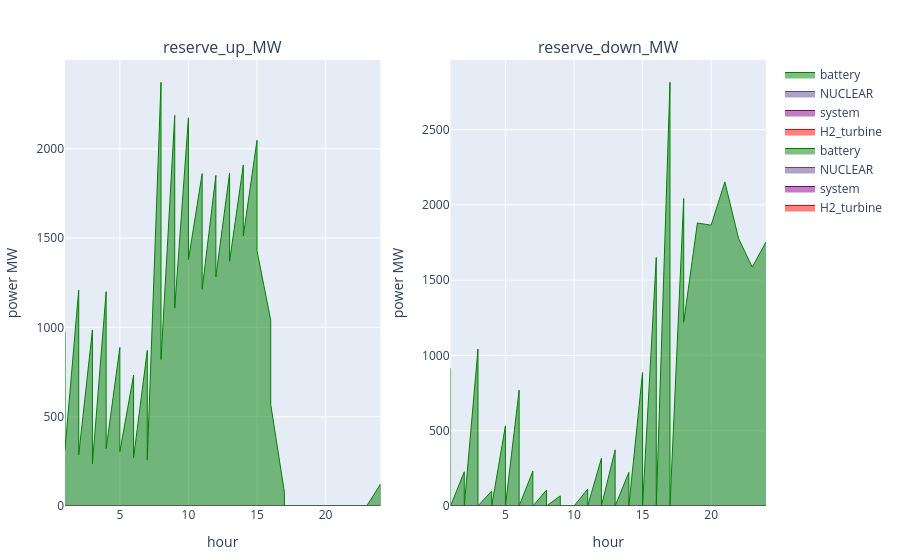

The code cell stored with this chart in its notebook:
### Code cell
# p1 = plot_reserve_by_fieldy(reserve_uc_, :reserve_up_MW, :resource)
dissagregate_by_battery = false
if !dissagregate_by_battery
    p2 = plot_reserve(reserve_uc)
else
    p1 = plot_reserve_by_fieldy(s_uc.reserve[(s_uc.reserve.configuration .== config_) .&  (s_uc.reserve.day .== day_) .&  (s_uc.reserve.resource .== "battery"),:], :reserve_up_MW, :r_id)
    p2 = plot_reserve_by_fieldy(s_uc.reserve[(s_uc.reserve.configuration .== config_) .&  (s_uc.reserve.day .== day_) .&  (s_uc.reserve.resource .== "battery"),:], :reserve_down_MW, :r_id)
    [p1 p2]
end

### Figure 1 — Plotly figure (JSON) as saved in the notebook; plotly's stock layout.template omitted (floating-point values rounded to 4 significant figures)
{"data": [{"line": {"color": "red", "shape": "line", "width": 1}, "mode": "lines", "name": "H2_turbine", "stackgroup": 1, "type": "scatter", "x": [1, 2, 3, 4, 5, 6, 7, 8, 9, 10, 11, 12, 13, 14, 15, 16, 17, 18, 19, 20, 21, 22, 23, 24, 1, 2, 3, 4, 5, 6, 7, 8, 9, 10, 11, 12, 13, 14, 15, 16, 17, 18, 19, 20, 21, 22, 23, 24], "xaxis": "x1", "y": [0, 0, 0, 0, 0, 0, 0, 0, 0, 0, 0, 0, 0, 0, 0, 0, 0, 0, 0, 0, 0, 0, 0, 0, 0, 0, 0, 0, 0, 0, 0, 0, 0, 0, 0, 0, 0, 0, 0, 0, 0, 0, 0, 0, 0, 0, 0, 0], "yaxis": "y1"}, {"line": {"color": "purple", "shape": "line", "width": 1}, "mode": "lines", "name": "system", "stackgroup": 1, "type": "scatter", "x": [1, 2, 3, 4, 5, 6, 7, 8, 9, 10, 11, 12, 13, 14, 15, 16, 17, 18, 19, 20, 21, 22, 23, 24, 1, 2, 3, 4, 5, 6, 7, 8, 9, 10, 11, 12, 13, 14, 15, 16, 17, 18, 19, 20, 21, 22, 23, 24], "xaxis": "x1", "y": [null, null, null, null, null, null, null, null, null, null, null, null, null, null, null, null, null, null, null, null, null, null, null, null, null, null, null, null, null, null, null, null, null, null, null, null, null, null, null, null, null, null, null, null, null, null, null, null], "yaxis": "y1"}, {"line": {"color": "rgba(95, 70, 144, 1)", "shape": "line", "width": 1}, "mode": "lines", "name": "NUCLEAR", "stackgroup": 1, "type": "scatter", "x": [1, 2, 3, 4, 5, 6, 7, 8, 9, 10, 11, 12, 13, 14, 15, 16, 17, 18, 19, 20, 21, 22, 23, 24, 1, 2, 3, 4, 5, 6, 7, 8, 9, 10, 11, 12, 13, 14, 15, 16, 17, 18, 19, 20, 21, 22, 23, 24], "xaxis": "x1", "y": [0, 0, 0, 0, 0, 0, 0, 0, 0, 0, 0, 0, 0, 0, 0, 0, 0, 0, 0, 0, 0, 0, 0, 0, 0, 0, 0, 0, 0, 0, 0, 0, 0, 0, 0, 0, 0, 0, 0, 0, 0, 0, 0, 0, 0, 0, 0, 0], "yaxis": "y1"}, {"line": {"color": "green", "shape": "line", "width": 1}, "mode": "lines", "name": "battery", "stackgroup": 1, "type": "scatter", "x": [1, 2, 3, 4, 5, 6, 7, 8, 9, 10, 11, 12, 13, 14, 15, 16, 17, 18, 19, 20, 21, 22, 23, 24, 1, 2, 3, 4, 5, 6, 7, 8, 9, 10, 11, 12, 13, 14, 15, 16, 17, 18, 19, 20, 21, 22, 23, 24], "xaxis": "x1", "y": [975.8, 1209.0, 985.5, 1200.0, 887.4, 732.4, 871.3, 2372.0, 2186.0, 2174.0, 1860.0, 1851.0, 1864.0, 1909.0, 2048.0, 1040.0, 75.17, 7.034e-12, 9.855e-12, 1.125e-11, 2.13e-11, 1.741e-11, 1.048e-12, 122.3, 317.4, 287.0, 236.9, 320.9, 304.6, 270.9, 259.1, 820.1, 1108.0, 1379.0, 1213.0, 1283.0, 1370.0, 1511.0, 1429.0, 568.9, 4.494e-11, 1.79e-12, 7.053e-12, 1.738e-11, 1.96e-11, 2.176e-11, 3.107e-11, 5.212e-11], "yaxis": "y1"}, {"line": {"color": "red", "shape": "line", "width": 1}, "mode": "lines", "name": "H2_turbine", "stackgroup": 1, "type": "scatter", "x": [1, 2, 3, 4, 5, 6, 7, 8, 9, 10, 11, 12, 13, 14, 15, 16, 17, 18, 19, 20, 21, 22, 23, 24, 1, 2, 3, 4, 5, 6, 7, 8, 9, 10, 11, 12, 13, 14, 15, 16, 17, 18, 19, 20, 21, 22, 23, 24], "xaxis": "x2", "y": [0, 0, 0, 0, 0, 0, 0, 0, 0, 0, 0, 0, 0, 0, 0, 0, 0, 0, 0, 0, 0, 0, 0, 0, 0, 0, 0, 0, 0, 0, 0, 0, 0, 0, 0, 0, 0, 0, 0, 0, 0, 0, 0, 0, 0, 0, 0, 0], "yaxis": "y2"}, {"line": {"color": "purple", "shape": "line", "width": 1}, "mode": "lines", "name": "system", "stackgroup": 1, "type": "scatter", "x": [1, 2, 3, 4, 5, 6, 7, 8, 9, 10, 11, 12, 13, 14, 15, 16, 17, 18, 19, 20, 21, 22, 23, 24, 1, 2, 3, 4, 5, 6, 7, 8, 9, 10, 11, 12, 13, 14, 15, 16, 17, 18, 19, 20, 21, 22, 23, 24], "xaxis": "x2", "y": [null, null, null, null, null, null, null, null, null, null, null, null, null, null, null, null, null, null, null, null, null, null, null, null, null, null, null, null, null, null, null, null, null, null, null, null, null, null, null, null, null, null, null, null, null, null, null, null], "yaxis": "y2"}, {"line": {"color": "rgba(95, 70, 144, 1)", "shape": "line", "width": 1}, "mode": "lines", "name": "NUCLEAR", "stackgroup": 1, "type": "scatter", "x": [1, 2, 3, 4, 5, 6, 7, 8, 9, 10, 11, 12, 13, 14, 15, 16, 17, 18, 19, 20, 21, 22, 23, 24, 1, 2, 3, 4, 5, 6, 7, 8, 9, 10, 11, 12, 13, 14, 15, 16, 17, 18, 19, 20, 21, 22, 23, 24], "xaxis": "x2", "y": [0, 0, 0, 0, 0, 0, 0, 0, 0, 0, 0, 0, 0, 0, 0, 0, 0, 0, 0, 0, 0, 0, 0, 0, 0, 0, 0, 0, 0, 0, 0, 0, 0, 0, 0, 0, 0, 0, 0, 0, 0, 0, 0, 0, 0, 0, 0, 0], "yaxis": "y2"}, {"line": {"color": "green", "shape": "line", "width": 1}, "mode": "lines", "name": "battery", "stackgroup": 1, "type": "scatter", "x": [1, 2, 3, 4, 5, 6, 7, 8, 9, 10, 11, 12, 13, 14, 15, 16, 17, 18, 19, 20, 21, 22, 23, 24, 1, 2, 3, 4, 5, 6, 7, 8, 9, 10, 11, 12, 13, 14, 15, 16, 17, 18, 19, 20, 21, 22, 23, 24], "xaxis": "x2", "y": [912.1, 227.3, 1042.0, 100.0, 531.9, 768.8, 230.8, 105.8, 67.26, 3.351e-12, 111.7, 316.3, 372.7, 223.1, 886.1, 1650.0, 2813.0, 2041.0, 1879.0, 1864.0, 2152.0, 1776.0, 1586.0, 1753.0, 4.69e-12, 2.734e-12, 5.543e-12, 3.123e-12, 3.345e-12, 3.962e-12, 4.529e-12, 1.084e-12, 2.477e-12, 4.42e-13, 2.683e-12, 3.121e-12, 1.324e-12, 4.286e-12, 2.638e-12, 0, 4.161e-12, 1220.0, 1879.0, 1864.0, 2152.0, 1776.0, 1586.0, 1753.0], "yaxis": "y2"}], "layout": {"annotations": [{"font": {"size": 16}, "showarrow": false, "text": "reserve_up_MW", "x": 0.225, "xanchor": "center", "xref": "paper", "y": 1, "yanchor": "bottom", "yref": "paper"}, {"font": {"size": 16}, "showarrow": false, "text": "reserve_down_MW", "x": 0.775, "xanchor": "center", "xref": "paper", "y": 1, "yanchor": "bottom", "yref": "paper"}], "margin": {"b": 50, "l": 50, "r": 50, "t": 60}, "xaxis1": {"anchor": "y1", "domain": [0, 0.45], "title": {"text": "hour"}}, "xaxis2": {"anchor": "y2", "domain": [0.55, 1], "title": {"text": "hour"}}, "yaxis1": {"anchor": "x1", "domain": [0, 1], "title": {"text": "power MW"}}, "yaxis2": {"anchor": "x2", "domain": [0, 1], "title": {"text": "power MW"}}}}
